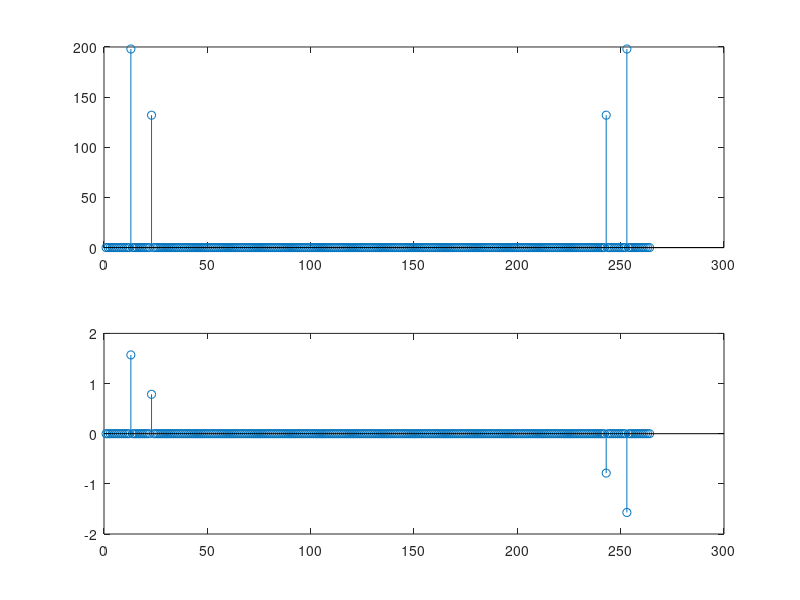

This figure's MATLAB source:
clear all;
%The Frequency of Interest Is 1200 & 2200 Hz
f1 = 1200;                 %Frequency In Hz
f2 = 2200;                 %Frequency In Hz

fs = 26400;                %This Number Can be devided both by f1 & f2 
N = 264; 
Timestamps = [0:N-1]*(1/fs);        
step_size = fs / N;

Reference_Signal_1 = 1.5*cos((2* pi()*f1*Timestamps)+(3.1416/2));
Reference_Signal_2 = 1.0*cos((2* pi()*f2*Timestamps)+(3.1416/4));

Test_Signal = Reference_Signal_1 + Reference_Signal_2;

DFT_Test_Signal = fft(Test_Signal);

Magnitude_values = zeros(1,N);
Angle_values = zeros(1,N);
Angle_values = arg(DFT_Test_Signal);
for temp = 1 : N
  Magnitude_values(1,temp) = abs(DFT_Test_Signal(temp));
  if (Magnitude_values(1,temp) < 1)
    Angle_values(1,temp) = 0;
  else
    Angle_values(1,temp) = arg(DFT_Test_Signal(temp));
  endif
endfor

figure 01
subplot(2,1,1);
stem(Magnitude_values);
subplot(2,1,2);
stem(Angle_values);

